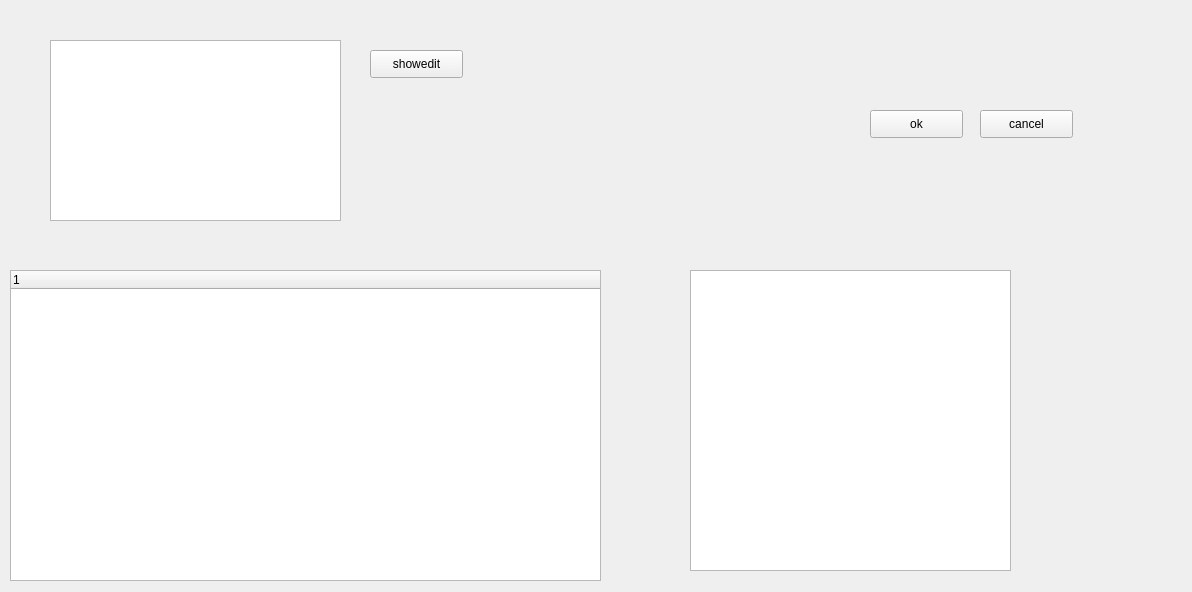
<?xml version="1.0" encoding="UTF-8"?>
<ui version="4.0">
 <class>Dialog</class>
 <widget class="QWidget" name="Dialog">
  <property name="geometry">
   <rect>
    <x>0</x>
    <y>0</y>
    <width>1192</width>
    <height>592</height>
   </rect>
  </property>
  <property name="windowTitle">
   <string>Form</string>
  </property>
  <widget class="QPushButton" name="pushButtonOpen">
   <property name="geometry">
    <rect>
     <x>870</x>
     <y>110</y>
     <width>93</width>
     <height>28</height>
    </rect>
   </property>
   <property name="text">
    <string>ok</string>
   </property>
  </widget>
  <widget class="QPushButton" name="pushButton">
   <property name="geometry">
    <rect>
     <x>980</x>
     <y>110</y>
     <width>93</width>
     <height>28</height>
    </rect>
   </property>
   <property name="text">
    <string>cancel</string>
   </property>
  </widget>
  <widget class="QTreeWidget" name="treeWidget">
   <property name="geometry">
    <rect>
     <x>10</x>
     <y>270</y>
     <width>591</width>
     <height>311</height>
    </rect>
   </property>
   <column>
    <property name="text">
     <string>1</string>
    </property>
   </column>
  </widget>
  <widget class="QTextEdit" name="textEdit">
   <property name="geometry">
    <rect>
     <x>50</x>
     <y>40</y>
     <width>291</width>
     <height>181</height>
    </rect>
   </property>
  </widget>
  <widget class="QPushButton" name="showedit">
   <property name="geometry">
    <rect>
     <x>370</x>
     <y>50</y>
     <width>93</width>
     <height>28</height>
    </rect>
   </property>
   <property name="text">
    <string>showedit</string>
   </property>
  </widget>
  <widget class="QTextEdit" name="textEdit_2">
   <property name="geometry">
    <rect>
     <x>690</x>
     <y>270</y>
     <width>321</width>
     <height>301</height>
    </rect>
   </property>
  </widget>
 </widget>
 <resources/>
 <connections/>
</ui>
